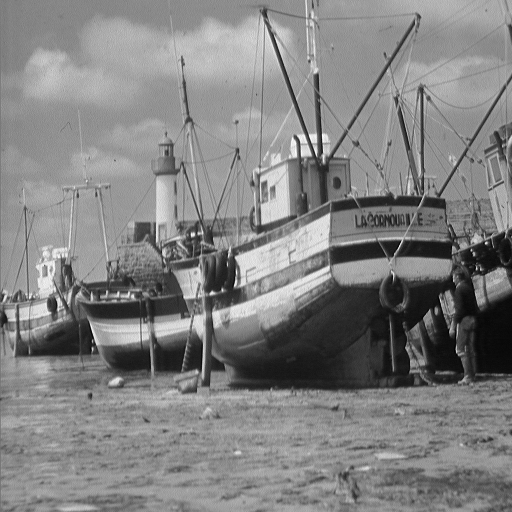
%> input picture 仿真7.26/boat512.bmp, 512 x 512 px
$ octave s16_4L_512_BCD.m   (GNU Octave 9; MATLAB toolbox functions it lacks are replaced by stand-ins)
%> lines starting %> are read from the running program, lines starting %| are printed output that depends on the picture
### 仿真7.26/OMP.m
function [A]=OMP(D,X,L);
%=============================================
% Sparse coding of a group of signals based on a given
% dictionary and specified number of atoms to use.
% input arguments:
%       D - the dictionary (its columns MUST be normalized).
%       X - the signals to represent
%       L - the max. number of coefficients for each signal.
% output arguments:
%       A - sparse coefficient matrix.
%=============================================
[n,P]=size(X);
[n,K]=size(D);
for k=1:1:P,
    a=[];
    x=X(:,k);
    residual=x;
    indx=zeros(L,1);
    for j=1:1:L,
        proj=D'*residual;
        [maxVal,pos]=max(abs(proj));
        pos=pos(1);
        indx(j)=pos;
        a=pinv(D(:,indx(1:j)))*x;
        residual=x-D(:,indx(1:j))*a;
        if sum(residual.^2) < 1e-6
            break;
        end
    end;
    temp=zeros(K,1);
    temp(indx(1:j))=a;
    A(:,k)=sparse(temp);
end;
return;

### 仿真7.26/DictionaryTrain.m
%%%%%%%%%%%%%%%%%%%%%%%%%%%%%%%%%%%%%%%%%%%%%%%%%%%%%%%%%%%%%%%%%%%%%%%%%%%
%
%   DictionaryTrain
%   author:ben zhang
%   data:2014.11.18
%
%%%%%%%%%%%%%%%%%%%%%%%%%%%%%%%%%%%%%%%%%%%%%%%%%%%%%%%%%%%%%%%%%%%%%%%%%%%

function [ Dictionary ] = DictionaryTrain(Image,K,numIteration)
% 利用 K-SVD 算法分块训练字典

block_size = 16;
% 将图像进行分块
%blkMatrix = im2col(Image,[block_size,block_size],'distinct');
%初始化K-SVD算法的参数
param.numIteration = numIteration ;
param.K =K; %字典元素的个数
param.L=64;
param.errorFlag = 0;
%param.errorGoal = sigma*C;
param.preserveDCAtom = 0;
param.displayProgress = 1;
param.InitializationMethod ='DataElements';
[Dictionary,output] = KSVD(Image,param);
end

### 仿真7.26/KSVD.m
function [Dictionary,output] = KSVD(...
    Data,... % an nXN matrix that contins N signals (Y), each of dimension n.
    param)
% =========================================================================
%                          K-SVD algorithm
% =========================================================================
% The K-SVD algorithm finds a dictionary for linear representation of
% signals. Given a set of signals, it searches for the best dictionary that
% can sparsely represent each signal. Detailed discussion on the algorithm
% and possible applications can be found in "The K-SVD: An Algorithm for
% Designing of Overcomplete Dictionaries for Sparse Representation", written
% by M. Aharon, M. Elad, and A.M. Bruckstein and appeared in the IEEE Trans.
% On Signal Processing, Vol. 54, no. 11, pp. 4311-4322, November 2006.
% =========================================================================
% INPUT ARGUMENTS:
% Data                         an nXN matrix that contins N signals (Y), each of dimension n.
% param                        structure that includes all required
%                                 parameters for the K-SVD execution.
%                                 Required fields are:
%    K, ...                    the number of dictionary elements to train
%    numIteration,...          number of iterations to perform.
%    errorFlag...              if =0, a fix number of coefficients is
%                                 used for representation of each signal. If so, param.L must be
%                                 specified as the number of representing atom. if =1, arbitrary number
%                                 of atoms represent each signal, until a specific representation error
%                                 is reached. If so, param.errorGoal must be specified as the allowed
%                                 error.
%    preserveDCAtom...         if =1 then the first atom in the dictionary
%                                 is set to be constant, and does not ever change. This
%                                 might be useful for working with natural
%                                 images (in this case, only param.K-1
%                                 atoms are trained).
%    (optional, see errorFlag) L,...                 % maximum coefficients to use in OMP coefficient calculations.
%    (optional, see errorFlag) errorGoal, ...        % allowed representation error in representing each signal.
%    InitializationMethod,...  mehtod to initialize the dictionary, can
%                                 be one of the following arguments:
%                                 * 'DataElements' (initialization by the signals themselves), or:
%                                 * 'GivenMatrix' (initialization by a given matrix param.initialDictionary).
%    (optional, see InitializationMethod) initialDictionary,...      % if the initialization method
%                                 is 'GivenMatrix', this is the matrix that will be used.
%    (optional) TrueDictionary, ...        % if specified, in each
%                                 iteration the difference between this dictionary and the trained one
%                                 is measured and displayed.
%    displayProgress, ...      if =1 progress information is displyed. If param.errorFlag==0,
%                                 the average repersentation error (RMSE) is displayed, while if
%                                 param.errorFlag==1, the average number of required coefficients for
%                                 representation of each signal is displayed.
% =========================================================================
% OUTPUT ARGUMENTS:
%  Dictionary                  The extracted dictionary of size nX(param.K).
%  output                      Struct that contains information about the current run. It may include the following fields:
%    CoefMatrix                  The final coefficients matrix (it should hold that Data equals approximately Dictionary*output.CoefMatrix.
%    ratio                       If the true dictionary was defined (in
%                                synthetic experiments), this parameter holds a vector of length
%                                param.numIteration that includes the detection ratios in each
%                                iteration).
%    totalerr                    The total representation error after each
%                                iteration (defined only if
%                                param.displayProgress=1 and
%                                param.errorFlag = 0)
%    numCoef                     A vector of length param.numIteration that
%                                include the average number of coefficients required for representation
%                                of each signal (in each iteration) (defined only if
%                                param.displayProgress=1 and
%                                param.errorFlag = 1)
% =========================================================================

if (~isfield(param,'displayProgress'))  %检查param中是否包含由displayProgress指定的域，如果包含，返回1；否则返回0
    param.displayProgress = 0;
end
totalerr(1) = 99999;
if (isfield(param,'errorFlag')==0)
    param.errorFlag = 0;
end

if (isfield(param,'TrueDictionary'))
    displayErrorWithTrueDictionary = 1;
    ErrorBetweenDictionaries = zeros(param.numIteration+1,1);
    ratio = zeros(param.numIteration+1,1);
else
    displayErrorWithTrueDictionary = 0;
	ratio = 0;
end
if (param.preserveDCAtom>0)
    FixedDictionaryElement(1:size(Data,1),1) = 1/sqrt(size(Data,1));
else
    FixedDictionaryElement = [];
end
% coefficient calculation method is OMP with fixed number of coefficients

if (size(Data,2) < param.K)
    disp('Size of data is smaller than the dictionary size. Trivial solution...');
    Dictionary = Data(:,1:size(Data,2));
    return;
elseif (strcmp(param.InitializationMethod,'DataElements'))
    Dictionary(:,1:param.K-param.preserveDCAtom) = Data(:,1:param.K-param.preserveDCAtom);
elseif (strcmp(param.InitializationMethod,'GivenMatrix'))
    Dictionary(:,1:param.K-param.preserveDCAtom) = param.initialDictionary(:,1:param.K-param.preserveDCAtom);
end
% reduce the components in Dictionary that are spanned by the fixed
% elements
if (param.preserveDCAtom)
    tmpMat = FixedDictionaryElement \ Dictionary;
    Dictionary = Dictionary - FixedDictionaryElement*tmpMat;
end
%normalize the dictionary.
Dictionary = Dictionary*diag(1./sqrt(sum(Dictionary.*Dictionary)));
Dictionary = Dictionary.*repmat(sign(Dictionary(1,:)),size(Dictionary,1),1); % multiply in the sign of the first element.
totalErr = zeros(1,param.numIteration);

% the K-SVD algorithm starts here.

for iterNum = 1:param.numIteration
    % find the coefficients
    if (param.errorFlag==0)
        %CoefMatrix = mexOMPIterative2(Data, [FixedDictionaryElement,Dictionary],param.L);
        CoefMatrix = OMP([FixedDictionaryElement,Dictionary],Data, param.L);
    else
        %CoefMatrix = mexOMPerrIterative(Data, [FixedDictionaryElement,Dictionary],param.errorGoal);
        CoefMatrix = OMPerr([FixedDictionaryElement,Dictionary],Data, param.errorGoal);
        param.L = 1;
    end

    replacedVectorCounter = 0;
	rPerm = randperm(size(Dictionary,2));
    for j = rPerm
        [betterDictionaryElement,CoefMatrix,addedNewVector] = I_findBetterDictionaryElement(Data,...
            [FixedDictionaryElement,Dictionary],j+size(FixedDictionaryElement,2),...
            CoefMatrix ,param.L);
        Dictionary(:,j) = betterDictionaryElement;
        if (param.preserveDCAtom)
            tmpCoef = FixedDictionaryElement\betterDictionaryElement;
            Dictionary(:,j) = betterDictionaryElement - FixedDictionaryElement*tmpCoef;
            Dictionary(:,j) = Dictionary(:,j)./sqrt(Dictionary(:,j)'*Dictionary(:,j));
        end
        replacedVectorCounter = replacedVectorCounter+addedNewVector;
    end

    if (iterNum>1 & param.displayProgress)
        if (param.errorFlag==0)
            output.totalerr(iterNum-1) = sqrt(sum(sum((Data-[FixedDictionaryElement,Dictionary]*CoefMatrix).^2))/prod(size(Data)));
            disp(['Iteration   ',num2str(iterNum),'   Total error is: ',num2str(output.totalerr(iterNum-1))]);
        else
            output.numCoef(iterNum-1) = length(find(CoefMatrix))/size(Data,2);
            disp(['Iteration   ',num2str(iterNum),'   Average number of coefficients: ',num2str(output.numCoef(iterNum-1))]);
        end
    end
    if (displayErrorWithTrueDictionary )
        [ratio(iterNum+1),ErrorBetweenDictionaries(iterNum+1)] = I_findDistanseBetweenDictionaries(param.TrueDictionary,Dictionary);
        disp(strcat(['Iteration  ', num2str(iterNum),' ratio of restored elements: ',num2str(ratio(iterNum+1))]));
        output.ratio = ratio;
    end
    Dictionary = I_clearDictionary(Dictionary,CoefMatrix(size(FixedDictionaryElement,2)+1:end,:),Data);

    if (isfield(param,'waitBarHandle'))
        waitbar(iterNum/param.counterForWaitBar);
    end
end

output.CoefMatrix = CoefMatrix;
Dictionary = [FixedDictionaryElement,Dictionary];
%%%%%%%%%%%%%%%%%%%%%%%%%%%%%%%%%%%%%%%%
%  findBetterDictionaryElement
%%%%%%%%%%%%%%%%%%%%%%%%%%%%%%%%%%%%%%%%

% [27 lines left out: function I_findBetterDictionaryElement, not called in this run]

%%%%%%%%%%%%%%%%%%%%%%%%%%%%%%%%%%%%%%%%
%  findDistanseBetweenDictionaries
%%%%%%%%%%%%%%%%%%%%%%%%%%%%%%%%%%%%%%%%
% [15 lines left out: function I_findDistanseBetweenDictionaries, not called in this run]

%%%%%%%%%%%%%%%%%%%%%%%%%%%%%%%%%%%%%%%%
%  I_clearDictionary
%%%%%%%%%%%%%%%%%%%%%%%%%%%%%%%%%%%%%%%%
% [14 lines left out: function I_clearDictionary, not called in this run]

### 仿真7.26/s16_4L_512_BCD.m
clc;clear;close all;
image = 3;              %  选择输入二维图像
tic;
%**************************加载原始图像**********************
switch (image)
    case 1
       img = imread('lena.bmp');      % 1. -- 女人
    case 2
       img = imread('boat256.bmp');     % 2. -- boat256
    case 3
       img = imread('boat512.bmp');       % 3. -- boat512
%> img is the input picture: size 512x512 uint8; min 0, max 255, mean 129.7
    case 4
       img = imread('CS-002.bmp');       % 4. -- 地图
        otherwise
       img = imread('lena.bmp');
end

X=img;
X=double(X);
[a,b]=size(X);
%> a = 512; b = 512
size_kuai=16*16;    %块的尺寸

 figure(1)
 imagesc(X);    % 绘制原图
 colormap(gray);

 A = im2col(X,[16,16],'distinct');%分成16*16的块,成256*1的列，共256个
 B = var(A);         %每一块转成列向量后，算出各列方差矩阵B为1*256
%> B = 1024 values, max 4591 at index 181, min 1.51 at index 1014, mean 636.6
[C,ind] = sort(B);  %把方差从小到大排列，C为排列之后的顺序，ind为排序后元素在原序列中的顺序
%> C = 1024 values from 1.51 to 4591; ind = 1024 values, max 1024 at index 445, min 1 at index 25, mean 512.5
[m,n] = size(ind);
%> m = 1; n = 1024
for i = 1:n
    D(:,i) = A(:,ind(i));       %方差从小到大排列好后，把原矩阵A按同样的顺序排列得到D
end
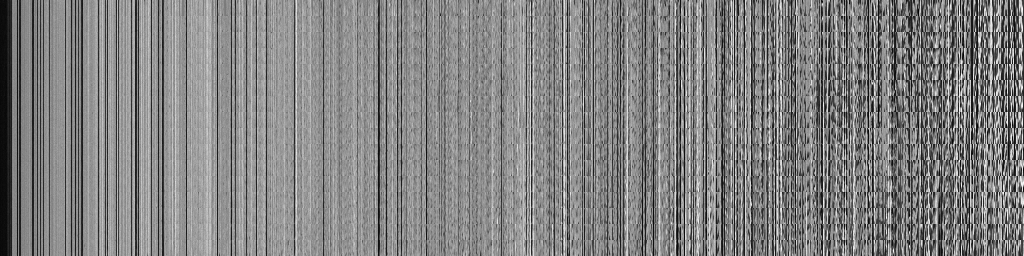
%> D: size 256x1024 double; min 0, max 255, mean 129.7; mean of the top-left, top-right, bottom-left and bottom-right quarters 136.1, 123.1, 136.5, 123.1

%测量矩阵Phi为高斯矩阵
M = 256;
N = 256;
Phi = randn(M,N);

Sort_4 = ceil(n/4);
%> Sort_4 = 256

% [13 lines of commented-out code are left out]
Dictionary1 = DictionaryTrain(D(:,1:Sort_4),16,5);
%> (the run ends here)
